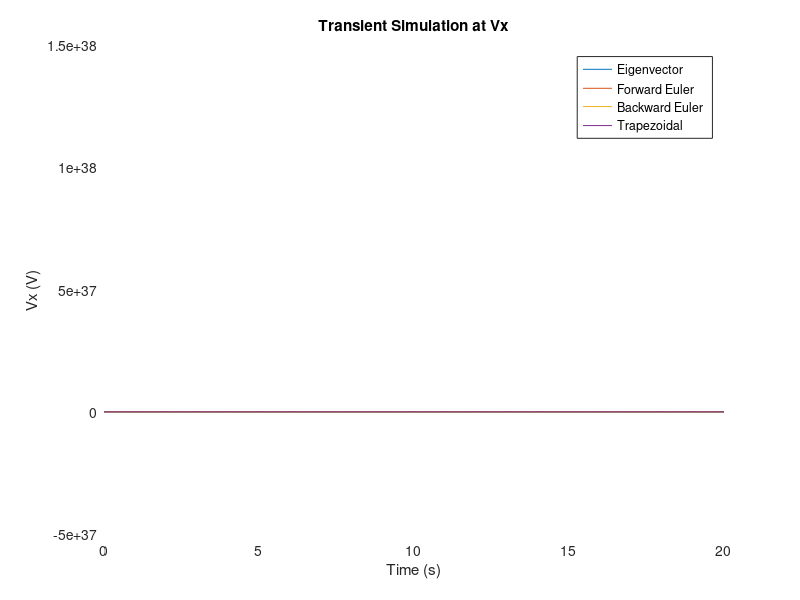

The MATLAB source for this figure:
% Constants
R1 = 1; R2 = 1; R3 = 1; R4 = 1;
C1 = 1; C2 = 1; C3 = 1;
V_source = 1;
h = 0.1; % time step
t_end = 20;
t = 0:h:t_end;

% System Matrices
A = [1/R1 + 1/R2, -1/R2; -1/R2, 1/R2 + 1/R3 + 1/R4];
B = [-V_source/R1; 0];

V = zeros(2, length(t)); % Matrix to store [V1; V2] at each time step

%% (b) Eigenvector method
% Not typically used for transient analysis, but assuming a solution for illustration

[V_eig, D] = eig(A);
V(:,1) = inv(V_eig)*B; % Initial condition

for k = 1:length(t)-1
    V(:,k+1) = V_eig * expm(D*t(k)) * inv(V_eig) * B;
end
figure; plot(t, V(2,:)); hold on;

%% (c) Forward Euler method

for k = 1:length(t)-1
    dVdt = A*V(:,k) + B;
    V(:,k+1) = V(:,k) + h*dVdt;
end
plot(t, V(2,:));

%% (d) Backward Euler method

for k = 1:length(t)-1
    V(:,k+1) = inv(eye(2)-h*A)*(V(:,k) + h*B);
end
plot(t, V(2,:));

%% (e) Trapezoidal method

for k = 1:length(t)-1
    dVdt_current = A*V(:,k) + B;
    V_next = V(:,k) + h*dVdt_current;
    dVdt_next = A*V_next + B;
    V(:,k+1) = V(:,k) + 0.5*h*(dVdt_current + dVdt_next);
end
plot(t, V(2,:));

title('Transient Simulation at Vx');
xlabel('Time (s)');
ylabel('Vx (V)');
legend('Eigenvector', 'Forward Euler', 'Backward Euler', 'Trapezoidal');
grid on;

